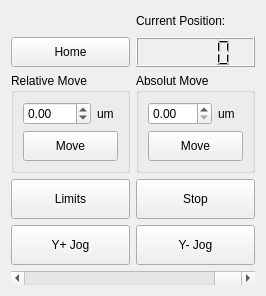
<?xml version="1.0" encoding="UTF-8"?>
<ui version="4.0">
 <class>Form</class>
 <widget class="QWidget" name="Form">
  <property name="geometry">
   <rect>
    <x>0</x>
    <y>0</y>
    <width>266</width>
    <height>296</height>
   </rect>
  </property>
  <property name="windowTitle">
   <string>Form</string>
  </property>
  <layout class="QGridLayout" name="gridLayout">
   <item row="7" column="2">
    <widget class="QPushButton" name="Stop">
     <property name="minimumSize">
      <size>
       <width>0</width>
       <height>40</height>
      </size>
     </property>
     <property name="text">
      <string>Stop</string>
     </property>
    </widget>
   </item>
   <item row="10" column="1" colspan="2">
    <widget class="QScrollBar" name="Scroll">
     <property name="maximum">
      <number>299</number>
     </property>
     <property name="orientation">
      <enum>Qt::Horizontal</enum>
     </property>
     <property name="invertedAppearance">
      <bool>true</bool>
     </property>
    </widget>
   </item>
   <item row="2" column="1">
    <widget class="QLabel" name="StatusLabel">
     <property name="text">
      <string/>
     </property>
    </widget>
   </item>
   <item row="3" column="1">
    <widget class="QPushButton" name="Home">
     <property name="minimumSize">
      <size>
       <width>0</width>
       <height>30</height>
      </size>
     </property>
     <property name="text">
      <string>Home</string>
     </property>
    </widget>
   </item>
   <item row="2" column="2">
    <widget class="QLabel" name="CurPos">
     <property name="text">
      <string>Current Position:</string>
     </property>
    </widget>
   </item>
   <item row="3" column="2">
    <widget class="QLCDNumber" name="CurrentPos"/>
   </item>
   <item row="7" column="1">
    <widget class="QPushButton" name="Limits">
     <property name="minimumSize">
      <size>
       <width>0</width>
       <height>40</height>
      </size>
     </property>
     <property name="text">
      <string>Limits</string>
     </property>
    </widget>
   </item>
   <item row="4" column="1">
    <widget class="QGroupBox" name="RelativeMove">
     <property name="title">
      <string>Relative Move</string>
     </property>
     <layout class="QGridLayout" name="gridLayout_2">
      <item row="1" column="0">
       <widget class="QDoubleSpinBox" name="RelativePos">
        <property name="minimumSize">
         <size>
          <width>50</width>
          <height>0</height>
         </size>
        </property>
        <property name="minimum">
         <double>-299.000000000000000</double>
        </property>
        <property name="maximum">
         <double>299.000000000000000</double>
        </property>
       </widget>
      </item>
      <item row="1" column="1">
       <widget class="QLabel" name="mm">
        <property name="text">
         <string>um</string>
        </property>
       </widget>
      </item>
      <item row="3" column="0" colspan="2">
       <widget class="QPushButton" name="MoveRE">
        <property name="minimumSize">
         <size>
          <width>0</width>
          <height>30</height>
         </size>
        </property>
        <property name="text">
         <string>Move</string>
        </property>
       </widget>
      </item>
     </layout>
    </widget>
   </item>
   <item row="4" column="2">
    <widget class="QGroupBox" name="AbsoluteMove">
     <property name="title">
      <string>Absolut Move</string>
     </property>
     <layout class="QGridLayout" name="gridLayout_3">
      <item row="3" column="0">
       <widget class="QDoubleSpinBox" name="DesirePos">
        <property name="minimumSize">
         <size>
          <width>50</width>
          <height>0</height>
         </size>
        </property>
        <property name="sizeIncrement">
         <size>
          <width>0</width>
          <height>0</height>
         </size>
        </property>
        <property name="maximum">
         <double>299.000000000000000</double>
        </property>
       </widget>
      </item>
      <item row="3" column="1">
       <widget class="QLabel" name="mm_2">
        <property name="text">
         <string>um</string>
        </property>
       </widget>
      </item>
      <item row="4" column="0" colspan="2">
       <widget class="QPushButton" name="MoveAB">
        <property name="minimumSize">
         <size>
          <width>0</width>
          <height>30</height>
         </size>
        </property>
        <property name="text">
         <string>Move</string>
        </property>
       </widget>
      </item>
     </layout>
    </widget>
   </item>
   <item row="8" column="2">
    <widget class="QPushButton" name="JogMinus">
     <property name="minimumSize">
      <size>
       <width>0</width>
       <height>40</height>
      </size>
     </property>
     <property name="text">
      <string>Y- Jog</string>
     </property>
    </widget>
   </item>
   <item row="8" column="1">
    <widget class="QPushButton" name="JogPlus">
     <property name="minimumSize">
      <size>
       <width>0</width>
       <height>40</height>
      </size>
     </property>
     <property name="text">
      <string>Y+ Jog</string>
     </property>
    </widget>
   </item>
  </layout>
 </widget>
 <resources/>
 <connections/>
</ui>
